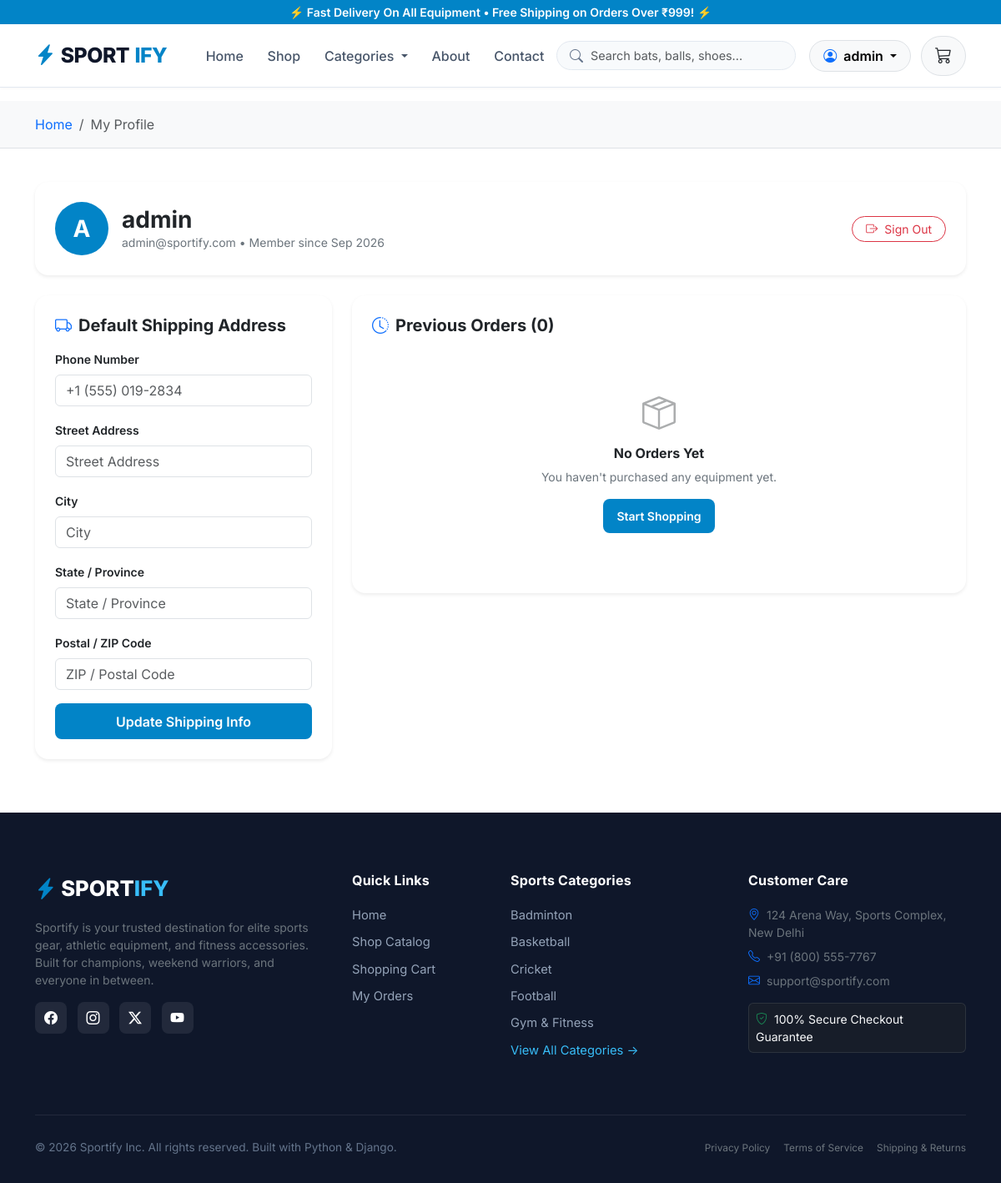
/accounts/profile/ (signed in), run on the app's committed database.
### accounts/models.py (models this page shows, shortened)
class UserProfile(models.Model):
    user = models.OneToOneField(User, on_delete=models.CASCADE, related_name='profile')
    phone = models.CharField(max_length=25, blank=True)
    address = models.CharField(max_length=255, blank=True)
    city = models.CharField(max_length=100, blank=True)
    state = models.CharField(max_length=100, blank=True)
    postal_code = models.CharField(max_length=25, blank=True)

### products/models.py (models this page shows, shortened)
class Category(models.Model):
    name = models.CharField(max_length=100, unique=True)
    slug = models.SlugField(max_length=120, unique=True, blank=True)
    description = models.TextField(blank=True)
    image = models.ImageField(upload_to='categories/', blank=True, null=True)
    image_url = models.URLField(max_length=500, blank=True, help_text="Fallback image URL for demonstration")
    icon = models.CharField(max_length=50, default='bi-trophy', help_text="Bootstrap icon class name, e.g. bi-dribbble")
    class Meta:
        verbose_name = 'Category'
        verbose_name_plural = 'Categories'
        ordering = ['name']

### accounts/views.py (the view)
# urls.py: path('profile/', views.profile_view, name='profile'),
@login_required
def profile_view(request):
    profile = request.user.profile
    orders = Order.objects.filter(user=request.user).prefetch_related('items').order_by('-created_at')
    if request.method == 'POST':
        form = UserProfileForm(request.POST, instance=profile)
        if form.is_valid():
            form.save()
            messages.success(request, "Your delivery address details have been updated.")
            return redirect('profile')
    else:
        form = UserProfileForm(instance=profile)
    context = {
        'form': form,
        'orders': orders,
    }
    return render(request, 'accounts/profile.html', context)

### templates/accounts/profile.html (shortened to what this page needs)
{% extends 'base.html' %}
{% block content %}
<div class="bg-light py-3 border-bottom mb-4">
    <div class="container">
        <nav aria-label="breadcrumb">
            <ol class="breadcrumb mb-0 small">
                <li class="breadcrumb-item"><a href="{% url 'home' %}" class="text-decoration-none">Home</a></li>
                <li class="breadcrumb-item active" aria-current="page">My Profile</li>
            </ol>
        </nav>
    </div>
</div>
<div class="container py-3">
    <div class="card border-0 shadow-sm rounded-4 p-4 mb-4 bg-white">
        <div class="d-flex flex-wrap align-items-center justify-content-between gap-3">
            <div class="d-flex align-items-center gap-3">
                <div class="bg-primary text-white rounded-circle d-flex align-items-center justify-content-center fw-bold fs-3" style="width: 64px; height: 64px; background-color: #0284c7 !important;">
                    {{ user.username|first|upper }}
                </div>
                <div>
                    <h3 class="fw-bold mb-0 text-navy">{{ user.get_full_name|default:user.username }}</h3>
                    <p class="text-secondary small mb-0">{{ user.email }} • Member since {{ user.date_joined|date:"M Y" }}</p>
                </div>
            </div>
            <div>
                <form method="post" action="{% url 'logout' %}" class="d-inline">
                    <button type="submit" class="btn btn-outline-danger btn-sm rounded-pill px-3">
                        <i class="bi bi-box-arrow-right me-1"></i> Sign Out
                    </button>
                </form>
            </div>
        </div>
    </div>
    <div class="row g-4">
        <div class="col-lg-4">
            <div class="card border-0 shadow-sm rounded-4 p-4 bg-white">
                <h5 class="fw-bold mb-3 text-navy">
                    <i class="bi bi-truck text-primary me-2"></i>Default Shipping Address
                </h5>
                <form method="post" action="{% url 'profile' %}">
                    <div class="mb-3">
                        <label class="form-label small fw-semibold">Phone Number</label>
                        {{ form.phone }}
                    </div>
                    <div class="mb-3">
                        <label class="form-label small fw-semibold">Street Address</label>
                        {{ form.address }}
                    </div>
                    <div class="mb-3">
                        <label class="form-label small fw-semibold">City</label>
                        {{ form.city }}
                    </div>
                    <div class="mb-3">
                        <label class="form-label small fw-semibold">State / Province</label>
                        {{ form.state }}
                    </div>
                    <div class="mb-3">
                        <label class="form-label small fw-semibold">Postal / ZIP Code</label>
                        {{ form.postal_code }}
                    </div>
                    <button type="submit" class="btn btn-sport w-100">
                        Update Shipping Info
                    </button>
                </form>
            </div>
        </div>
        <div class="col-lg-8">
            <div class="card border-0 shadow-sm rounded-4 p-4 bg-white">
                <h5 class="fw-bold mb-3 text-navy">
                    <i class="bi bi-clock-history text-primary me-2"></i>Previous Orders ({{ orders.count }})
                </h5>
                {% if orders %}
                    <div class="d-flex flex-column gap-3">
                        {% for order in orders %}
                        <div class="border rounded-3 p-3 bg-light">
                            <div class="d-flex flex-wrap justify-content-between align-items-center mb-2 pb-2 border-bottom">
                                <div>
                                    <span class="fw-bold text-dark me-2">Order #{{ order.order_number }}</span>
                                    <small class="text-muted">{{ order.created_at|date:"M d, Y" }}</small>
                                </div>
                                <div>
                                    <span class="badge {% if order.order_status == 'Delivered' %}bg-success{% else %}bg-primary{% endif %} rounded-pill px-3 py-1">
                                        {{ order.order_status }}
                                    </span>
                                </div>
                            </div>
                            <div class="mb-2">
                                {% for item in order.items.all %}
                                <div class="d-flex justify-content-between small text-secondary py-1">
                                    <span>{{ item.quantity }} × {{ item.product_name }} ({{ item.size }})</span>
                                    <span class="fw-semibold text-dark">₹{{ item.get_total_price }}</span>
                                </div>
                                {% endfor %}
                            </div>
                            <div class="d-flex flex-wrap justify-content-between align-items-center pt-2 border-top">
                                <span class="small text-muted">Paid via <strong>{{ order.get_payment_method_display }}</strong></span>
                                <div class="d-flex align-items-center gap-3">
                                    <span class="fw-extrabold text-navy" style="font-weight: 800;">Total: ₹{{ order.total_amount }}</span>
                                    <a href="{% url 'order_success' order.order_number %}" class="btn btn-sm btn-outline-primary rounded-pill">
                                        View Receipt
                                    </a>
                                </div>
                            </div>
                        </div>
                        {% endfor %}
                    </div>
                {% else %}
                    <div class="text-center py-5">
                        <i class="bi bi-box-seam fs-1 text-muted opacity-50 mb-2 d-block"></i>
                        <h6 class="fw-bold text-navy">No Orders Yet</h6>
                        <p class="text-secondary small mb-3">You haven't purchased any equipment yet.</p>
                        <a href="{% url 'shop' %}" class="btn btn-sport btn-sm px-3">Start Shopping</a>
                    </div>
                {% endif %}
            </div>
        </div>
    </div>
</div>
{% endblock %}

### templates/base.html (shortened to what this page needs)
{% load static %}
<!DOCTYPE html>
<html lang="en">
<head>
    <link href="https://cdn.jsdelivr.net/npm/bootstrap@5.3.3/dist/css/bootstrap.min.css" rel="stylesheet">
    <link rel="stylesheet" href="https://cdn.jsdelivr.net/npm/bootstrap-icons@1.11.3/font/bootstrap-icons.min.css">
    <link rel="stylesheet" href="{% static 'css/custom.css' %}">
</head>
<body class="d-flex flex-column min-vh-100">
    <div class="bg-primary text-white text-center py-1 small fw-semibold" style="background-color: #0284c7 !important;">
        ⚡ Fast Delivery On All Equipment • Free Shipping on Orders Over ₹999! ⚡
    </div>
    <nav class="navbar navbar-expand-lg navbar-sportify sticky-top">
        <div class="container">
            <a class="navbar-brand brand-logo" href="{% url 'home' %}">
                <i class="bi bi-lightning-charge-fill text-primary" style="color: #0284c7 !important;"></i>
                SPORT<span class="accent">IFY</span>
            </a>
            <div class="collapse navbar-collapse" id="navbarMain">
                <ul class="navbar-nav me-auto mb-2 mb-lg-0 ms-lg-3">
                    <li class="nav-item">
                        <a class="nav-link {% if request.resolver_match.url_name == 'home' %}active{% endif %}" href="{% url 'home' %}">
                            Home
                        </a>
                    </li>
                    <li class="nav-item">
                        <a class="nav-link {% if request.resolver_match.url_name == 'shop' %}active{% endif %}" href="{% url 'shop' %}">
                            Shop
                        </a>
                    </li>
                    <li class="nav-item dropdown">
                        <a class="nav-link dropdown-toggle" href="#" id="catDropdown" role="button" data-bs-toggle="dropdown">
                            Categories
                        </a>
                    </li>
                    <li class="nav-item">
                        <a class="nav-link" href="#" data-bs-toggle="modal" data-bs-target="#aboutModal">About</a>
                    </li>
                    <li class="nav-item">
                        <a class="nav-link" href="#" data-bs-toggle="modal" data-bs-target="#contactModal">Contact</a>
                    </li>
                </ul>
                <form class="d-flex position-relative me-lg-3 mb-2 mb-lg-0 flex-grow-1" style="max-width: 320px;" action="{% url 'shop' %}" method="get">
                    <span class="search-icon-wrapper">
                    </span>
                    <input class="form-control search-input" type="search" name="q" placeholder="Search bats, balls, shoes..." value="{{ request.GET.q|default:'' }}">
                </form>
                <div class="d-flex align-items-center gap-2">
                    {% if user.is_authenticated %}
                        <div class="dropdown">
                            <button class="btn btn-light rounded-pill dropdown-toggle fw-semibold px-3 border" type="button" data-bs-toggle="dropdown">
                                <i class="bi bi-person-circle text-primary me-1"></i> {{ user.username }}
                            </button>
                        </div>
                    {% else %}
                        <a href="{% url 'login' %}" class="btn btn-light border fw-semibold px-3 rounded-pill">Login</a>
                        <a href="{% url 'signup' %}" class="btn btn-sport rounded-pill px-3">Sign Up</a>
                    {% endif %}
                    <a href="{% url 'cart_detail' %}" class="btn btn-light border position-relative rounded-pill px-3 py-2 ms-1">
                        <i class="bi bi-cart3 fs-5 text-dark"></i>
                    </a>
                </div>
            </div>
        </div>
    </nav>
    <main class="flex-grow-1">
        {% block content %}{% endblock %}
    </main>
    <footer class="footer-sportify mt-5">
        <div class="container">
            <div class="row g-4">
                <div class="col-lg-4 col-md-6">
                    <div class="footer-brand mb-3">
                        <i class="bi bi-lightning-charge-fill text-primary" style="color: #0284c7 !important;"></i>
                        SPORT<span style="color: #38bdf8;">IFY</span>
                    </div>
                    <p class="text-secondary small pe-lg-4">
                        Sportify is your trusted destination for elite sports gear, athletic equipment, and fitness accessories. Built for champions, weekend warriors, and everyone in between.
                    </p>
                    <div class="mt-3">
                        <a href="#" class="social-icon-btn"><i class="bi bi-facebook"></i></a>
                        <a href="#" class="social-icon-btn"><i class="bi bi-instagram"></i></a>
                        <a href="#" class="social-icon-btn"><i class="bi bi-twitter-x"></i></a>
                        <a href="#" class="social-icon-btn"><i class="bi bi-youtube"></i></a>
                    </div>
                </div>
                <div class="col-lg-2 col-md-6 col-6">
                    <h5 class="footer-heading">Quick Links</h5>
                    <a href="{% url 'home' %}" class="footer-link">Home</a>
                    <a href="{% url 'shop' %}" class="footer-link">Shop Catalog</a>
                    <a href="{% url 'cart_detail' %}" class="footer-link">Shopping Cart</a>
                    {% if user.is_authenticated %}
                    <a href="{% url 'profile' %}" class="footer-link">My Orders</a>
                    {% else %}
                    <a href="{% url 'login' %}" class="footer-link">Login / Register</a>
                    {% endif %}
                </div>
                <div class="col-lg-3 col-md-6 col-6">
                    <h5 class="footer-heading">Sports Categories</h5>
                    {% for cat in nav_categories|slice:":5" %}
                    <a href="{% url 'shop_by_category' cat.slug %}" class="footer-link">{{ cat.name }}</a>
                    {% endfor %}
                    <a href="{% url 'shop' %}" class="footer-link text-primary" style="color: #38bdf8 !important;">View All Categories &rarr;</a>
                </div>
                <div class="col-lg-3 col-md-6">
                    <h5 class="footer-heading">Customer Care</h5>
                    <p class="small text-secondary mb-2"><i class="bi bi-geo-alt me-2 text-primary"></i>124 Arena Way, Sports Complex, New Delhi</p>
                    <p class="small text-secondary mb-2"><i class="bi bi-telephone me-2 text-primary"></i>+91 (800) 555-7767</p>
                    <p class="small text-secondary mb-3"><i class="bi bi-envelope me-2 text-primary"></i>support@sportify.com</p>
                    <div class="p-2 rounded-2 bg-dark bg-opacity-50 small border border-secondary border-opacity-25 text-light">
                        <i class="bi bi-shield-check text-success me-1"></i> 100% Secure Checkout Guarantee
                    </div>
                </div>
            </div>
            <div class="footer-bottom d-flex flex-wrap justify-content-between align-items-center">
                <p class="mb-0">&copy; 2026 Sportify Inc. All rights reserved. Built with Python & Django.</p>
                <div class="d-flex gap-3 small">
                    <a href="#" class="text-secondary text-decoration-none">Privacy Policy</a>
                    <a href="#" class="text-secondary text-decoration-none">Terms of Service</a>
                    <a href="#" class="text-secondary text-decoration-none">Shipping & Returns</a>
                </div>
            </div>
        </div>
    </footer>
</body>
</html>

### data on the page
Category: name "Badminton"
Category: name "Basketball"
Category: name "Cricket"
Category: name "Football"
Category: name "Gym & Fitness"

### other printed values
{{ user.username }} "admin"
{{ user.username|first|upper }} "A"
{{ user.get_full_name|default:user.username }} "admin"
{{ user.email }} "admin@sportify.com"
{{ user.date_joined|date:"M Y" }} "Sep 2026"
{{ orders.count }} "0"
